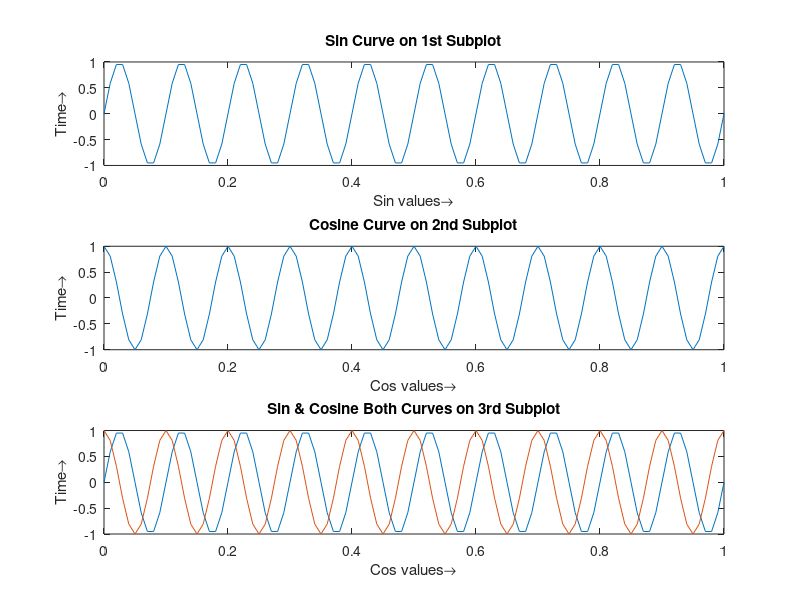

MATLAB code for this plot:
t=0:0.01:1;
f=10;
x = sin(2*pi*f*t);
y = cos(2*pi*f*t);
subplot(3,1,1);
plot(t,x);
title('Sin Curve on 1st Subplot')
ylabel('Time→');
xlabel('Sin values→')
subplot(3,1,2);
plot(t,y);
title('Cosine Curve on 2nd Subplot')
ylabel('Time→');
xlabel('Cos values→')
subplot(3,1,3);
plot(t,x,t,y);
title('Sin & Cosine Both Curves on 3rd Subplot')
ylabel('Time→');
xlabel('Cos values→')